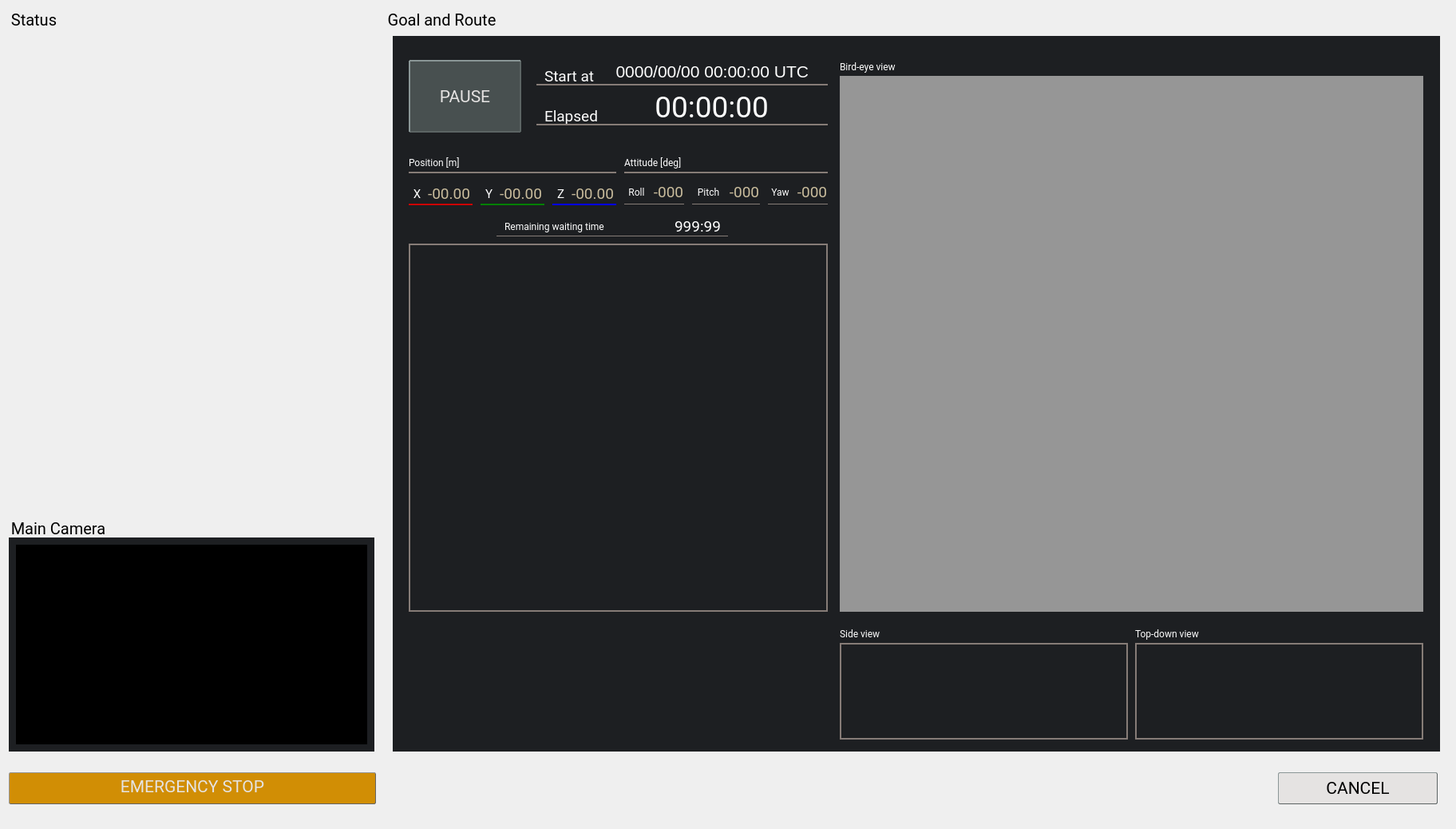
<?xml version="1.0" encoding="UTF-8"?>
<ui version="4.0">
 <class>intball::ExecutionPage</class>
 <widget class="QWidget" name="intball::ExecutionPage">
  <property name="geometry">
   <rect>
    <x>0</x>
    <y>0</y>
    <width>1820</width>
    <height>1038</height>
   </rect>
  </property>
  <property name="windowTitle">
   <string>Form</string>
  </property>
  <layout class="QGridLayout" name="gridLayout">
   <property name="horizontalSpacing">
    <number>12</number>
   </property>
   <item row="0" column="1" rowspan="3" colspan="4">
    <widget class="QGroupBox" name="execGroup">
     <property name="sizePolicy">
      <sizepolicy hsizetype="Fixed" vsizetype="Preferred">
       <horstretch>0</horstretch>
       <verstretch>0</verstretch>
      </sizepolicy>
     </property>
     <property name="minimumSize">
      <size>
       <width>1330</width>
       <height>930</height>
      </size>
     </property>
     <property name="maximumSize">
      <size>
       <width>16777215</width>
       <height>16777215</height>
      </size>
     </property>
     <property name="font">
      <font>
       <family>Roboto</family>
       <pointsize>-1</pointsize>
      </font>
     </property>
     <property name="styleSheet">
      <string notr="true">QGroupBox {
  border: 0;
  margin-top: 25px;
  font-size: 20px;
}</string>
     </property>
     <property name="title">
      <string>Goal and Route</string>
     </property>
     <layout class="QGridLayout" name="gridLayout_2">
      <property name="bottomMargin">
       <number>0</number>
      </property>
      <item row="0" column="0">
       <widget class="QWidget" name="execGroupMainWidget" native="true">
        <property name="font">
         <font>
          <family>Roboto</family>
         </font>
        </property>
        <property name="styleSheet">
         <string notr="true">background-color: rgb(29, 31, 34);
color: rgb(255, 255, 255);</string>
        </property>
        <widget class="QLabel" name="labelElapsedTimeValue">
         <property name="geometry">
          <rect>
           <x>290</x>
           <y>69</y>
           <width>181</width>
           <height>41</height>
          </rect>
         </property>
         <property name="font">
          <font>
           <family>Roboto</family>
           <pointsize>28</pointsize>
           <weight>50</weight>
           <bold>false</bold>
          </font>
         </property>
         <property name="styleSheet">
          <string notr="true"/>
         </property>
         <property name="text">
          <string>00:00:00</string>
         </property>
         <property name="alignment">
          <set>Qt::AlignRight|Qt::AlignTrailing|Qt::AlignVCenter</set>
         </property>
        </widget>
        <widget class="QLabel" name="labelRemainingWaitingTimeValue">
         <property name="geometry">
          <rect>
           <x>330</x>
           <y>228</y>
           <width>81</width>
           <height>20</height>
          </rect>
         </property>
         <property name="font">
          <font>
           <family>Roboto</family>
           <pointsize>14</pointsize>
          </font>
         </property>
         <property name="text">
          <string>999:99</string>
         </property>
         <property name="alignment">
          <set>Qt::AlignRight|Qt::AlignTrailing|Qt::AlignVCenter</set>
         </property>
        </widget>
        <widget class="intball::CommandToolButton" name="execPauseButton">
         <property name="geometry">
          <rect>
           <x>20</x>
           <y>30</y>
           <width>141</width>
           <height>91</height>
          </rect>
         </property>
         <property name="font">
          <font>
           <family>Roboto</family>
           <pointsize>16</pointsize>
          </font>
         </property>
         <property name="styleSheet">
          <string notr="true">QToolButton {
  background-color: rgb(72, 80, 80);
  color: rgb(229, 227, 226);
  padding-top: 10px;
  padding-bottom: 10px;
  border-radius: 1px;
  border: 2px outset rgb(92, 100, 100);
}
QToolButton:pressed {
  background-color: rgb(92, 100, 100);
  color: rgb(255, 255, 255);
  padding-bottom: 10px;
  border-radius: 1px;
  border: 2px outset rgb(92, 100, 100);
}
QToolButton:disabled {
  background-color: rgb(112, 120, 120);
  color: rgb(180, 180, 180);
  padding-bottom: 10px;
  border-radius: 1px;
  border: 2px outset rgb(112, 120, 120);
}</string>
         </property>
         <property name="text">
          <string>PAUSE</string>
         </property>
         <property name="icon">
          <iconset resource="../resources.qrc">
           <normaloff>:/ground_system/image/pause.svg</normaloff>:/ground_system/image/pause.svg</iconset>
         </property>
         <property name="iconSize">
          <size>
           <width>25</width>
           <height>25</height>
          </size>
         </property>
         <property name="toolButtonStyle">
          <enum>Qt::ToolButtonTextUnderIcon</enum>
         </property>
        </widget>
        <widget class="Line" name="lineStartAt">
         <property name="geometry">
          <rect>
           <x>180</x>
           <y>60</y>
           <width>365</width>
           <height>2</height>
          </rect>
         </property>
         <property name="minimumSize">
          <size>
           <width>0</width>
           <height>2</height>
          </size>
         </property>
         <property name="maximumSize">
          <size>
           <width>16777215</width>
           <height>2</height>
          </size>
         </property>
         <property name="font">
          <font>
           <family>Roboto</family>
          </font>
         </property>
         <property name="styleSheet">
          <string notr="true">background-color: rgb(134, 124, 119);
border: 0;</string>
         </property>
         <property name="frameShadow">
          <enum>QFrame::Plain</enum>
         </property>
         <property name="lineWidth">
          <number>1</number>
         </property>
         <property name="orientation">
          <enum>Qt::Horizontal</enum>
         </property>
        </widget>
        <widget class="QLabel" name="labelStartAtTitle">
         <property name="geometry">
          <rect>
           <x>190</x>
           <y>40</y>
           <width>81</width>
           <height>20</height>
          </rect>
         </property>
         <property name="font">
          <font>
           <family>Roboto</family>
           <pointsize>14</pointsize>
          </font>
         </property>
         <property name="text">
          <string>Start at</string>
         </property>
        </widget>
        <widget class="QLabel" name="labelStartAtValue">
         <property name="geometry">
          <rect>
           <x>280</x>
           <y>29</y>
           <width>241</width>
           <height>31</height>
          </rect>
         </property>
         <property name="font">
          <font>
           <pointsize>16</pointsize>
          </font>
         </property>
         <property name="text">
          <string>0000/00/00 00:00:00 UTC</string>
         </property>
         <property name="alignment">
          <set>Qt::AlignRight|Qt::AlignTrailing|Qt::AlignVCenter</set>
         </property>
        </widget>
        <widget class="QLabel" name="labelElapsed">
         <property name="geometry">
          <rect>
           <x>190</x>
           <y>90</y>
           <width>67</width>
           <height>20</height>
          </rect>
         </property>
         <property name="font">
          <font>
           <family>Roboto</family>
           <pointsize>14</pointsize>
          </font>
         </property>
         <property name="text">
          <string>Elapsed</string>
         </property>
        </widget>
        <widget class="Line" name="lineElapsed">
         <property name="geometry">
          <rect>
           <x>180</x>
           <y>110</y>
           <width>365</width>
           <height>2</height>
          </rect>
         </property>
         <property name="minimumSize">
          <size>
           <width>0</width>
           <height>2</height>
          </size>
         </property>
         <property name="maximumSize">
          <size>
           <width>16777215</width>
           <height>2</height>
          </size>
         </property>
         <property name="font">
          <font>
           <family>Roboto</family>
          </font>
         </property>
         <property name="styleSheet">
          <string notr="true">background-color: rgb(134, 124, 119);
border: 0;</string>
         </property>
         <property name="frameShadow">
          <enum>QFrame::Plain</enum>
         </property>
         <property name="lineWidth">
          <number>1</number>
         </property>
         <property name="orientation">
          <enum>Qt::Horizontal</enum>
         </property>
        </widget>
        <widget class="Line" name="lineRoll">
         <property name="geometry">
          <rect>
           <x>290</x>
           <y>210</y>
           <width>75</width>
           <height>1</height>
          </rect>
         </property>
         <property name="minimumSize">
          <size>
           <width>0</width>
           <height>1</height>
          </size>
         </property>
         <property name="maximumSize">
          <size>
           <width>16777215</width>
           <height>1</height>
          </size>
         </property>
         <property name="font">
          <font>
           <family>Roboto</family>
          </font>
         </property>
         <property name="styleSheet">
          <string notr="true">color: rgb(134, 124, 119);</string>
         </property>
         <property name="frameShadow">
          <enum>QFrame::Plain</enum>
         </property>
         <property name="lineWidth">
          <number>1</number>
         </property>
         <property name="orientation">
          <enum>Qt::Horizontal</enum>
         </property>
        </widget>
        <widget class="Line" name="lineY">
         <property name="geometry">
          <rect>
           <x>110</x>
           <y>210</y>
           <width>80</width>
           <height>2</height>
          </rect>
         </property>
         <property name="minimumSize">
          <size>
           <width>0</width>
           <height>2</height>
          </size>
         </property>
         <property name="maximumSize">
          <size>
           <width>16777215</width>
           <height>2</height>
          </size>
         </property>
         <property name="font">
          <font>
           <family>Roboto</family>
          </font>
         </property>
         <property name="styleSheet">
          <string notr="true">color: green;</string>
         </property>
         <property name="frameShadow">
          <enum>QFrame::Plain</enum>
         </property>
         <property name="lineWidth">
          <number>2</number>
         </property>
         <property name="orientation">
          <enum>Qt::Horizontal</enum>
         </property>
        </widget>
        <widget class="QLabel" name="labelPitch">
         <property name="geometry">
          <rect>
           <x>375</x>
           <y>180</y>
           <width>41</width>
           <height>31</height>
          </rect>
         </property>
         <property name="font">
          <font>
           <family>Roboto</family>
          </font>
         </property>
         <property name="text">
          <string>Pitch</string>
         </property>
         <property name="alignment">
          <set>Qt::AlignCenter</set>
         </property>
        </widget>
        <widget class="QLabel" name="labelRoll">
         <property name="geometry">
          <rect>
           <x>290</x>
           <y>180</y>
           <width>31</width>
           <height>31</height>
          </rect>
         </property>
         <property name="font">
          <font>
           <family>Roboto</family>
          </font>
         </property>
         <property name="text">
          <string>Roll</string>
         </property>
         <property name="alignment">
          <set>Qt::AlignCenter</set>
         </property>
        </widget>
        <widget class="QLabel" name="labelPitchCurrent">
         <property name="geometry">
          <rect>
           <x>420</x>
           <y>180</y>
           <width>41</width>
           <height>31</height>
          </rect>
         </property>
         <property name="font">
          <font>
           <family>Roboto</family>
           <pointsize>14</pointsize>
          </font>
         </property>
         <property name="styleSheet">
          <string notr="true">color: rgb(201, 188, 156);</string>
         </property>
         <property name="text">
          <string>-000</string>
         </property>
         <property name="alignment">
          <set>Qt::AlignCenter</set>
         </property>
        </widget>
        <widget class="QLabel" name="labelYaw">
         <property name="geometry">
          <rect>
           <x>470</x>
           <y>180</y>
           <width>31</width>
           <height>31</height>
          </rect>
         </property>
         <property name="font">
          <font>
           <family>Roboto</family>
          </font>
         </property>
         <property name="text">
          <string>Yaw</string>
         </property>
         <property name="alignment">
          <set>Qt::AlignCenter</set>
         </property>
        </widget>
        <widget class="QLabel" name="labelY">
         <property name="geometry">
          <rect>
           <x>110</x>
           <y>182</y>
           <width>21</width>
           <height>31</height>
          </rect>
         </property>
         <property name="font">
          <font>
           <family>Roboto</family>
           <pointsize>11</pointsize>
          </font>
         </property>
         <property name="text">
          <string>Y</string>
         </property>
         <property name="alignment">
          <set>Qt::AlignCenter</set>
         </property>
        </widget>
        <widget class="QLabel" name="labelX">
         <property name="geometry">
          <rect>
           <x>20</x>
           <y>182</y>
           <width>21</width>
           <height>31</height>
          </rect>
         </property>
         <property name="font">
          <font>
           <family>Roboto</family>
           <pointsize>11</pointsize>
          </font>
         </property>
         <property name="text">
          <string>X</string>
         </property>
         <property name="alignment">
          <set>Qt::AlignCenter</set>
         </property>
        </widget>
        <widget class="Line" name="linePosition">
         <property name="geometry">
          <rect>
           <x>20</x>
           <y>170</y>
           <width>260</width>
           <height>2</height>
          </rect>
         </property>
         <property name="minimumSize">
          <size>
           <width>0</width>
           <height>2</height>
          </size>
         </property>
         <property name="maximumSize">
          <size>
           <width>16777215</width>
           <height>2</height>
          </size>
         </property>
         <property name="font">
          <font>
           <family>Roboto</family>
          </font>
         </property>
         <property name="styleSheet">
          <string notr="true">background-color: rgb(134, 124, 119);
border: 0;</string>
         </property>
         <property name="frameShadow">
          <enum>QFrame::Plain</enum>
         </property>
         <property name="lineWidth">
          <number>1</number>
         </property>
         <property name="orientation">
          <enum>Qt::Horizontal</enum>
         </property>
        </widget>
        <widget class="QLabel" name="labelZ">
         <property name="geometry">
          <rect>
           <x>200</x>
           <y>182</y>
           <width>21</width>
           <height>31</height>
          </rect>
         </property>
         <property name="font">
          <font>
           <family>Roboto</family>
           <pointsize>11</pointsize>
          </font>
         </property>
         <property name="text">
          <string>Z</string>
         </property>
         <property name="alignment">
          <set>Qt::AlignCenter</set>
         </property>
        </widget>
        <widget class="QLabel" name="labelZCurrent">
         <property name="geometry">
          <rect>
           <x>220</x>
           <y>182</y>
           <width>61</width>
           <height>31</height>
          </rect>
         </property>
         <property name="font">
          <font>
           <family>Roboto</family>
           <pointsize>14</pointsize>
          </font>
         </property>
         <property name="styleSheet">
          <string notr="true">color: rgb(201, 188, 156);</string>
         </property>
         <property name="text">
          <string>-00.00</string>
         </property>
         <property name="alignment">
          <set>Qt::AlignCenter</set>
         </property>
        </widget>
        <widget class="QLabel" name="labelXCurrent">
         <property name="geometry">
          <rect>
           <x>40</x>
           <y>182</y>
           <width>61</width>
           <height>31</height>
          </rect>
         </property>
         <property name="font">
          <font>
           <family>Roboto</family>
           <pointsize>14</pointsize>
          </font>
         </property>
         <property name="styleSheet">
          <string notr="true">color: rgb(201, 188, 156);</string>
         </property>
         <property name="text">
          <string>-00.00</string>
         </property>
         <property name="alignment">
          <set>Qt::AlignCenter</set>
         </property>
        </widget>
        <widget class="Line" name="lineYaw">
         <property name="geometry">
          <rect>
           <x>470</x>
           <y>210</y>
           <width>75</width>
           <height>1</height>
          </rect>
         </property>
         <property name="minimumSize">
          <size>
           <width>0</width>
           <height>1</height>
          </size>
         </property>
         <property name="maximumSize">
          <size>
           <width>16777215</width>
           <height>1</height>
          </size>
         </property>
         <property name="font">
          <font>
           <family>Roboto</family>
          </font>
         </property>
         <property name="styleSheet">
          <string notr="true">color: rgb(134, 124, 119);</string>
         </property>
         <property name="frameShadow">
          <enum>QFrame::Plain</enum>
         </property>
         <property name="lineWidth">
          <number>1</number>
         </property>
         <property name="orientation">
          <enum>Qt::Horizontal</enum>
         </property>
        </widget>
        <widget class="QLabel" name="labelYCurrent">
         <property name="geometry">
          <rect>
           <x>130</x>
           <y>182</y>
           <width>61</width>
           <height>31</height>
          </rect>
         </property>
         <property name="font">
          <font>
           <family>Roboto</family>
           <pointsize>14</pointsize>
          </font>
         </property>
         <property name="styleSheet">
          <string notr="true">color: rgb(201, 188, 156);</string>
         </property>
         <property name="text">
          <string>-00.00</string>
         </property>
         <property name="alignment">
          <set>Qt::AlignCenter</set>
         </property>
        </widget>
        <widget class="QLabel" name="labelRollCurrent">
         <property name="geometry">
          <rect>
           <x>325</x>
           <y>180</y>
           <width>41</width>
           <height>31</height>
          </rect>
         </property>
         <property name="font">
          <font>
           <family>Roboto</family>
           <pointsize>14</pointsize>
          </font>
         </property>
         <property name="styleSheet">
          <string notr="true">color: rgb(201, 188, 156);</string>
         </property>
         <property name="text">
          <string>-000</string>
         </property>
         <property name="alignment">
          <set>Qt::AlignCenter</set>
         </property>
        </widget>
        <widget class="Line" name="linePitch">
         <property name="geometry">
          <rect>
           <x>375</x>
           <y>210</y>
           <width>85</width>
           <height>1</height>
          </rect>
         </property>
         <property name="minimumSize">
          <size>
           <width>0</width>
           <height>1</height>
          </size>
         </property>
         <property name="maximumSize">
          <size>
           <width>16777215</width>
           <height>1</height>
          </size>
         </property>
         <property name="font">
          <font>
           <family>Roboto</family>
          </font>
         </property>
         <property name="styleSheet">
          <string notr="true">color: rgb(134, 124, 119);</string>
         </property>
         <property name="frameShadow">
          <enum>QFrame::Plain</enum>
         </property>
         <property name="lineWidth">
          <number>1</number>
         </property>
         <property name="orientation">
          <enum>Qt::Horizontal</enum>
         </property>
        </widget>
        <widget class="Line" name="lineZ">
         <property name="geometry">
          <rect>
           <x>200</x>
           <y>210</y>
           <width>80</width>
           <height>2</height>
          </rect>
         </property>
         <property name="minimumSize">
          <size>
           <width>0</width>
           <height>2</height>
          </size>
         </property>
         <property name="maximumSize">
          <size>
           <width>16777215</width>
           <height>2</height>
          </size>
         </property>
         <property name="font">
          <font>
           <family>Roboto</family>
          </font>
         </property>
         <property name="styleSheet">
          <string notr="true">color: blue;</string>
         </property>
         <property name="frameShadow">
          <enum>QFrame::Plain</enum>
         </property>
         <property name="lineWidth">
          <number>2</number>
         </property>
         <property name="orientation">
          <enum>Qt::Horizontal</enum>
         </property>
        </widget>
        <widget class="QLabel" name="labelYawCurrent">
         <property name="geometry">
          <rect>
           <x>505</x>
           <y>180</y>
           <width>41</width>
           <height>31</height>
          </rect>
         </property>
         <property name="font">
          <font>
           <family>Roboto</family>
           <pointsize>14</pointsize>
          </font>
         </property>
         <property name="styleSheet">
          <string notr="true">color: rgb(201, 188, 156);</string>
         </property>
         <property name="text">
          <string>-000</string>
         </property>
         <property name="alignment">
          <set>Qt::AlignCenter</set>
         </property>
        </widget>
        <widget class="Line" name="lineX">
         <property name="geometry">
          <rect>
           <x>20</x>
           <y>210</y>
           <width>80</width>
           <height>2</height>
          </rect>
         </property>
         <property name="minimumSize">
          <size>
           <width>0</width>
           <height>2</height>
          </size>
         </property>
         <property name="maximumSize">
          <size>
           <width>16777215</width>
           <height>2</height>
          </size>
         </property>
         <property name="font">
          <font>
           <family>Roboto</family>
          </font>
         </property>
         <property name="styleSheet">
          <string notr="true">color: rgb(204, 0, 0);</string>
         </property>
         <property name="frameShadow">
          <enum>QFrame::Plain</enum>
         </property>
         <property name="lineWidth">
          <number>2</number>
         </property>
         <property name="orientation">
          <enum>Qt::Horizontal</enum>
         </property>
        </widget>
        <widget class="QLabel" name="labelPosition">
         <property name="geometry">
          <rect>
           <x>20</x>
           <y>150</y>
           <width>91</width>
           <height>17</height>
          </rect>
         </property>
         <property name="font">
          <font>
           <family>Roboto</family>
          </font>
         </property>
         <property name="text">
          <string>Position [m]</string>
         </property>
        </widget>
        <widget class="QLabel" name="labelAttitude">
         <property name="geometry">
          <rect>
           <x>290</x>
           <y>150</y>
           <width>101</width>
           <height>17</height>
          </rect>
         </property>
         <property name="font">
          <font>
           <family>Roboto</family>
          </font>
         </property>
         <property name="text">
          <string>Attitude [deg]</string>
         </property>
        </widget>
        <widget class="Line" name="lineAttitude">
         <property name="geometry">
          <rect>
           <x>290</x>
           <y>170</y>
           <width>255</width>
           <height>2</height>
          </rect>
         </property>
         <property name="minimumSize">
          <size>
           <width>0</width>
           <height>2</height>
          </size>
         </property>
         <property name="maximumSize">
          <size>
           <width>16777215</width>
           <height>2</height>
          </size>
         </property>
         <property name="font">
          <font>
           <family>Roboto</family>
          </font>
         </property>
         <property name="styleSheet">
          <string notr="true">background-color: rgb(134, 124, 119);
border: 0;</string>
         </property>
         <property name="frameShadow">
          <enum>QFrame::Plain</enum>
         </property>
         <property name="lineWidth">
          <number>1</number>
         </property>
         <property name="orientation">
          <enum>Qt::Horizontal</enum>
         </property>
        </widget>
        <widget class="QLabel" name="labelBirdEyeView">
         <property name="geometry">
          <rect>
           <x>560</x>
           <y>30</y>
           <width>101</width>
           <height>17</height>
          </rect>
         </property>
         <property name="font">
          <font>
           <family>Roboto</family>
          </font>
         </property>
         <property name="text">
          <string>Bird-eye view</string>
         </property>
        </widget>
        <widget class="intball::IntBallRoutePanel" name="goalBirdEyeView" native="true">
         <property name="geometry">
          <rect>
           <x>560</x>
           <y>50</y>
           <width>731</width>
           <height>671</height>
          </rect>
         </property>
         <property name="sizePolicy">
          <sizepolicy hsizetype="Fixed" vsizetype="Fixed">
           <horstretch>0</horstretch>
           <verstretch>0</verstretch>
          </sizepolicy>
         </property>
         <property name="font">
          <font>
           <family>Roboto</family>
          </font>
         </property>
         <property name="styleSheet">
          <string notr="true">background-color: rgb(150, 150, 150);</string>
         </property>
        </widget>
        <widget class="intball::RouteEditor" name="goalSideView" native="true">
         <property name="geometry">
          <rect>
           <x>560</x>
           <y>760</y>
           <width>361</width>
           <height>121</height>
          </rect>
         </property>
         <property name="font">
          <font>
           <family>Roboto</family>
          </font>
         </property>
         <property name="styleSheet">
          <string notr="true">background-color: rgb(29, 31, 34);
border: 2px solid rgb(134, 124, 119);
</string>
         </property>
        </widget>
        <widget class="QLabel" name="labelSideView">
         <property name="geometry">
          <rect>
           <x>560</x>
           <y>740</y>
           <width>81</width>
           <height>17</height>
          </rect>
         </property>
         <property name="font">
          <font>
           <family>Roboto</family>
          </font>
         </property>
         <property name="text">
          <string>Side view</string>
         </property>
        </widget>
        <widget class="intball::RouteEditor" name="goalTopDownView" native="true">
         <property name="geometry">
          <rect>
           <x>930</x>
           <y>760</y>
           <width>361</width>
           <height>121</height>
          </rect>
         </property>
         <property name="font">
          <font>
           <family>Roboto</family>
          </font>
         </property>
         <property name="styleSheet">
          <string notr="true">background-color: rgb(29, 31, 34);
border: 2px solid rgb(134, 124, 119);</string>
         </property>
        </widget>
        <widget class="QLabel" name="labelTopDownView">
         <property name="geometry">
          <rect>
           <x>930</x>
           <y>740</y>
           <width>131</width>
           <height>17</height>
          </rect>
         </property>
         <property name="font">
          <font>
           <family>Roboto</family>
          </font>
         </property>
         <property name="text">
          <string>Top-down view</string>
         </property>
        </widget>
        <widget class="intball::RouteMovementExecutionStatusList" name="listExecutionStatus" native="true">
         <property name="geometry">
          <rect>
           <x>20</x>
           <y>260</y>
           <width>525</width>
           <height>461</height>
          </rect>
         </property>
         <property name="styleSheet">
          <string notr="true">border: 2px solid rgb(134, 124, 119);</string>
         </property>
        </widget>
        <widget class="intball::CrewSupportCommandWidget" name="crewSupportWidget" native="true">
         <property name="geometry">
          <rect>
           <x>20</x>
           <y>730</y>
           <width>510</width>
           <height>160</height>
          </rect>
         </property>
         <property name="sizePolicy">
          <sizepolicy hsizetype="Fixed" vsizetype="Fixed">
           <horstretch>0</horstretch>
           <verstretch>0</verstretch>
          </sizepolicy>
         </property>
         <property name="minimumSize">
          <size>
           <width>510</width>
           <height>160</height>
          </size>
         </property>
         <property name="maximumSize">
          <size>
           <width>510</width>
           <height>160</height>
          </size>
         </property>
        </widget>
        <widget class="QLabel" name="labelRemainingWaitingTime">
         <property name="geometry">
          <rect>
           <x>140</x>
           <y>228</y>
           <width>181</width>
           <height>20</height>
          </rect>
         </property>
         <property name="font">
          <font>
           <family>Roboto</family>
          </font>
         </property>
         <property name="text">
          <string>Remaining waiting time</string>
         </property>
         <property name="alignment">
          <set>Qt::AlignLeading|Qt::AlignLeft|Qt::AlignVCenter</set>
         </property>
        </widget>
        <widget class="Line" name="lineRemainingWaitingTime">
         <property name="geometry">
          <rect>
           <x>130</x>
           <y>250</y>
           <width>290</width>
           <height>1</height>
          </rect>
         </property>
         <property name="minimumSize">
          <size>
           <width>0</width>
           <height>1</height>
          </size>
         </property>
         <property name="maximumSize">
          <size>
           <width>16777215</width>
           <height>1</height>
          </size>
         </property>
         <property name="font">
          <font>
           <family>Roboto</family>
          </font>
         </property>
         <property name="styleSheet">
          <string notr="true">background-color: rgb(134, 124, 119);
border: 0;</string>
         </property>
         <property name="frameShadow">
          <enum>QFrame::Plain</enum>
         </property>
         <property name="lineWidth">
          <number>1</number>
         </property>
         <property name="orientation">
          <enum>Qt::Horizontal</enum>
         </property>
        </widget>
        <zorder>labelElapsedTimeValue</zorder>
        <zorder>execPauseButton</zorder>
        <zorder>lineStartAt</zorder>
        <zorder>labelStartAtTitle</zorder>
        <zorder>labelStartAtValue</zorder>
        <zorder>labelElapsed</zorder>
        <zorder>labelPitch</zorder>
        <zorder>labelRoll</zorder>
        <zorder>labelPitchCurrent</zorder>
        <zorder>labelYaw</zorder>
        <zorder>labelY</zorder>
        <zorder>labelX</zorder>
        <zorder>linePosition</zorder>
        <zorder>labelZ</zorder>
        <zorder>labelZCurrent</zorder>
        <zorder>labelXCurrent</zorder>
        <zorder>labelYCurrent</zorder>
        <zorder>labelRollCurrent</zorder>
        <zorder>linePitch</zorder>
        <zorder>lineZ</zorder>
        <zorder>labelYawCurrent</zorder>
        <zorder>lineRoll</zorder>
        <zorder>lineYaw</zorder>
        <zorder>lineY</zorder>
        <zorder>lineElapsed</zorder>
        <zorder>lineX</zorder>
        <zorder>labelPosition</zorder>
        <zorder>labelAttitude</zorder>
        <zorder>lineAttitude</zorder>
        <zorder>labelBirdEyeView</zorder>
        <zorder>goalBirdEyeView</zorder>
        <zorder>goalSideView</zorder>
        <zorder>labelSideView</zorder>
        <zorder>goalTopDownView</zorder>
        <zorder>labelTopDownView</zorder>
        <zorder>listExecutionStatus</zorder>
        <zorder>crewSupportWidget</zorder>
        <zorder>lineRemainingWaitingTime</zorder>
        <zorder>labelRemainingWaitingTimeValue</zorder>
        <zorder>labelRemainingWaitingTime</zorder>
       </widget>
      </item>
     </layout>
    </widget>
   </item>
   <item row="3" column="3">
    <widget class="QPushButton" name="execCancelButton">
     <property name="sizePolicy">
      <sizepolicy hsizetype="Fixed" vsizetype="Fixed">
       <horstretch>0</horstretch>
       <verstretch>0</verstretch>
      </sizepolicy>
     </property>
     <property name="minimumSize">
      <size>
       <width>200</width>
       <height>40</height>
      </size>
     </property>
     <property name="maximumSize">
      <size>
       <width>200</width>
       <height>40</height>
      </size>
     </property>
     <property name="font">
      <font>
       <family>Roboto</family>
       <pointsize>16</pointsize>
      </font>
     </property>
     <property name="styleSheet">
      <string notr="true">QPushButton {
  background-color: rgb(229, 227, 226);
  color: rgb(0, 0, 0);
  border-radius: 2px;
  border: 1px outset rgb(92, 100, 100);
}
QPushButton:pressed {
  background-color: rgb(249, 247, 246);
  color: rgb(0, 0, 0);
  border-radius: 2px;
  border: 1px outset rgb(92, 100, 100);
}</string>
     </property>
     <property name="text">
      <string>CANCEL</string>
     </property>
    </widget>
   </item>
   <item row="2" column="0">
    <widget class="QGroupBox" name="mainCameraGroup">
     <property name="sizePolicy">
      <sizepolicy hsizetype="Fixed" vsizetype="Fixed">
       <horstretch>0</horstretch>
       <verstretch>0</verstretch>
      </sizepolicy>
     </property>
     <property name="font">
      <font>
       <family>Roboto</family>
       <pointsize>-1</pointsize>
      </font>
     </property>
     <property name="layoutDirection">
      <enum>Qt::LeftToRight</enum>
     </property>
     <property name="styleSheet">
      <string notr="true">QGroupBox {
  border: 0;
  margin-top: 25px;
  font-size: 20px;
}</string>
     </property>
     <property name="title">
      <string>Main Camera</string>
     </property>
     <layout class="QGridLayout" name="gridLayout_4">
      <property name="leftMargin">
       <number>0</number>
      </property>
      <property name="topMargin">
       <number>0</number>
      </property>
      <property name="rightMargin">
       <number>0</number>
      </property>
      <property name="bottomMargin">
       <number>0</number>
      </property>
      <item row="0" column="0">
       <widget class="QWidget" name="mainCameraGroupMainWidget" native="true">
        <property name="minimumSize">
         <size>
          <width>100</width>
          <height>0</height>
         </size>
        </property>
        <property name="font">
         <font>
          <family>Roboto</family>
         </font>
        </property>
        <property name="styleSheet">
         <string notr="true">background-color: rgb(29, 31, 34);
color: rgb(255, 255, 255);</string>
        </property>
        <layout class="QGridLayout" name="gridLayout_7">
         <property name="spacing">
          <number>0</number>
         </property>
         <item row="0" column="0">
          <widget class="QWidget" name="videoArea" native="true">
           <property name="sizePolicy">
            <sizepolicy hsizetype="Fixed" vsizetype="Fixed">
             <horstretch>0</horstretch>
             <verstretch>0</verstretch>
            </sizepolicy>
           </property>
           <property name="minimumSize">
            <size>
             <width>440</width>
             <height>250</height>
            </size>
           </property>
           <property name="font">
            <font>
             <family>Roboto</family>
            </font>
           </property>
           <property name="styleSheet">
            <string notr="true">background-color: rgb(0, 0, 0);</string>
           </property>
          </widget>
         </item>
        </layout>
       </widget>
      </item>
     </layout>
    </widget>
   </item>
   <item row="0" column="0">
    <widget class="QGroupBox" name="statusGroup">
     <property name="sizePolicy">
      <sizepolicy hsizetype="Fixed" vsizetype="Fixed">
       <horstretch>0</horstretch>
       <verstretch>0</verstretch>
      </sizepolicy>
     </property>
     <property name="minimumSize">
      <size>
       <width>460</width>
       <height>0</height>
      </size>
     </property>
     <property name="maximumSize">
      <size>
       <width>270</width>
       <height>16777215</height>
      </size>
     </property>
     <property name="font">
      <font>
       <family>Roboto</family>
       <pointsize>-1</pointsize>
      </font>
     </property>
     <property name="layoutDirection">
      <enum>Qt::LeftToRight</enum>
     </property>
     <property name="styleSheet">
      <string notr="true">QGroupBox {
  border: 0;
  margin-top: 25px;
  font-size: 20px;
}</string>
     </property>
     <property name="title">
      <string>Status</string>
     </property>
     <property name="flat">
      <bool>false</bool>
     </property>
     <layout class="QGridLayout" name="gridLayout_6">
      <property name="leftMargin">
       <number>0</number>
      </property>
      <property name="topMargin">
       <number>0</number>
      </property>
      <property name="rightMargin">
       <number>0</number>
      </property>
      <property name="bottomMargin">
       <number>0</number>
      </property>
      <property name="spacing">
       <number>0</number>
      </property>
     </layout>
    </widget>
   </item>
   <item row="3" column="0">
    <widget class="intball::CommandButton" name="emergencyButton">
     <property name="minimumSize">
      <size>
       <width>0</width>
       <height>40</height>
      </size>
     </property>
     <property name="maximumSize">
      <size>
       <width>16777215</width>
       <height>40</height>
      </size>
     </property>
     <property name="font">
      <font>
       <family>Roboto</family>
       <pointsize>16</pointsize>
       <weight>50</weight>
       <bold>false</bold>
      </font>
     </property>
     <property name="styleSheet">
      <string notr="true">QPushButton {
  background-color: rgb(209, 142, 5);
  color: rgb(229, 227, 226);
  padding-bottom: 4px;
  border-radius: 2px;
  border: 1px outset rgb(100, 100, 100);
}
QPushButton:pressed {
  background-color: rgb(229, 162, 25);
  color: rgb(255, 255, 255);
  padding-bottom: 4px;
  border-radius: 2px;
  border: 1px outset rgb(100, 100, 100);
}</string>
     </property>
     <property name="text">
      <string>EMERGENCY STOP</string>
     </property>
    </widget>
   </item>
   <item row="3" column="1">
    <spacer name="verticalSpacer">
     <property name="orientation">
      <enum>Qt::Vertical</enum>
     </property>
     <property name="sizeType">
      <enum>QSizePolicy::Fixed</enum>
     </property>
     <property name="sizeHint" stdset="0">
      <size>
       <width>20</width>
       <height>80</height>
      </size>
     </property>
    </spacer>
   </item>
   <item row="3" column="2">
    <spacer name="horizontalSpacer">
     <property name="orientation">
      <enum>Qt::Horizontal</enum>
     </property>
     <property name="sizeHint" stdset="0">
      <size>
       <width>40</width>
       <height>20</height>
      </size>
     </property>
    </spacer>
   </item>
  </layout>
 </widget>
 <customwidgets>
  <customwidget>
   <class>intball::CommandButton</class>
   <extends>QPushButton</extends>
   <header>command_button.h</header>
  </customwidget>
  <customwidget>
   <class>intball::RouteEditor</class>
   <extends>QWidget</extends>
   <header>route_editor.h</header>
   <container>1</container>
  </customwidget>
  <customwidget>
   <class>intball::IntBallRoutePanel</class>
   <extends>QWidget</extends>
   <header>intball_route_panel.h</header>
   <container>1</container>
  </customwidget>
  <customwidget>
   <class>intball::CrewSupportCommandWidget</class>
   <extends>QWidget</extends>
   <header>crew_support_command_widget.h</header>
   <container>1</container>
  </customwidget>
  <customwidget>
   <class>intball::CommandToolButton</class>
   <extends>QToolButton</extends>
   <header>command_tool_button.h</header>
  </customwidget>
  <customwidget>
   <class>intball::RouteMovementExecutionStatusList</class>
   <extends>QWidget</extends>
   <header>route_movement_execution_status_list.h</header>
   <container>1</container>
  </customwidget>
 </customwidgets>
 <resources>
  <include location="../resources.qrc"/>
 </resources>
 <connections/>
</ui>
